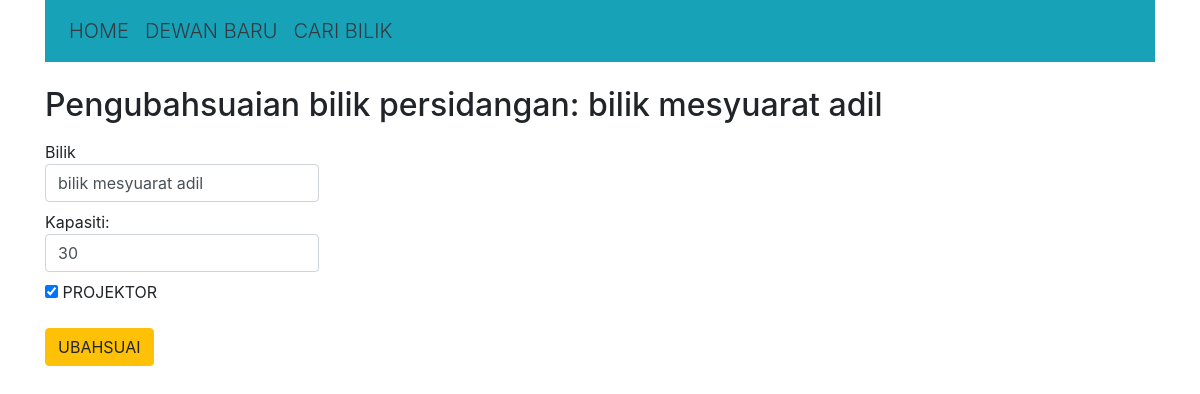
/room/modify/1, run on an earlier commit of the app's database.
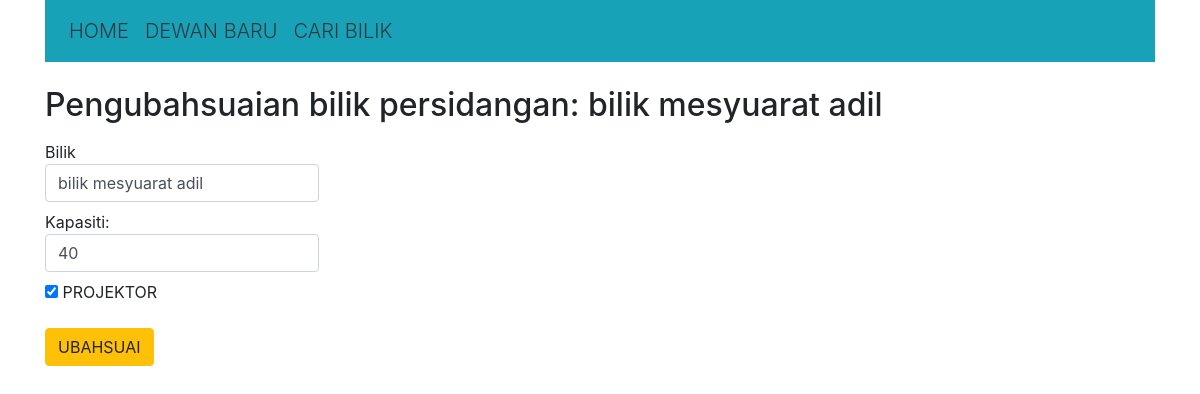
And on a later commit of the database.
### booking_app/models.py (models this page shows, shortened)
class Room(models.Model):
    name = models.CharField(max_length=100)
    capacity = models.IntegerField()
    projector = models.BooleanField(default=True)

### booking_app/views.py (the view, shortened to what this page needs)
# urls.py: path('room/modify/<int:id>', ModifyView.as_view(), name='modify'),
class ModifyView(View):
    def get(self, request, id):
        room = Room.objects.get(pk=id)
        ctx = {
            "room": room,
        }
        return render(request, 'booking/modify.html', ctx)

### booking_app/templates/booking/modify.html (shortened to what this page needs)
{% extends 'booking/base.html' %}
{% block content %}
    <br/>
    <h2>Pengubahsuaian bilik persidangan: {{ room.name }}</h2>
    <form method="POST" action="#">
        <label>Bilik
            <input type="text" name="name" value="{{ room.name }}" class="form-control">
        </label>
        <br/>
        <label>Kapasiti:
            <input type="number" name="capacity", value="{{ room.capacity }}" class="form-control">
        </label>
        <br/>
        {% if room.projector == True %}
        <input type="checkbox" name="projector" checked="checked"> PROJEKTOR
        {% else %}
        <input type="checkbox" name="projector"> PROJEKTOR
        {% endif %}
        <br/>
        <br/>
        <input class="btn btn-warning" type="submit" value="UBAHSUAI">
    </form>
{% endblock %}

What changed in the data, as far as the page shows it:
changed Room "bilik mesyuarat adil": capacity "30" → "40"
